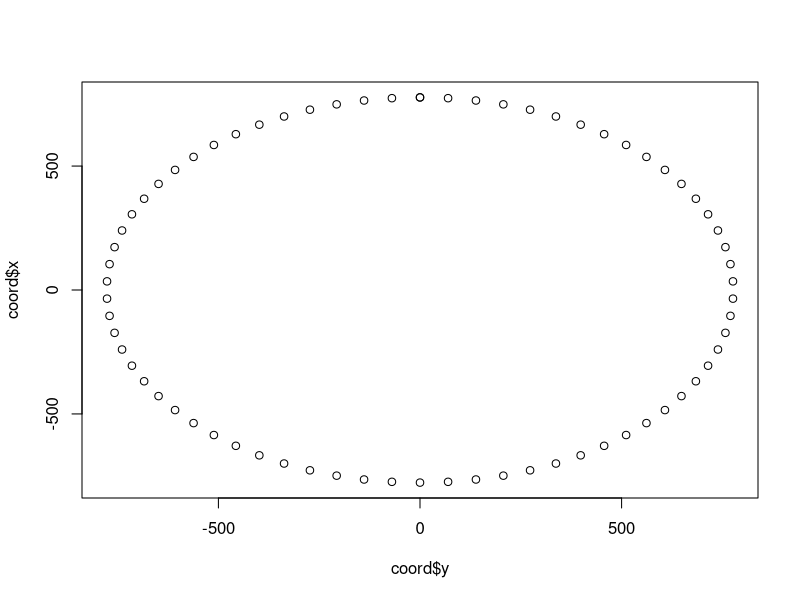

Write R code to recreate this figure. (Note: this script raises an error after producing the figure.)
circ_point <- function(radius, n_points, x_origin = 0, y_origin = 0) {
    seq_angle = seq(360, 0, -360/n_points) # sequence of angles
    seq_angle = seq_angle * (pi/180) # Deg to rad
    x = x_origin + radius * cos(seq_angle)
    y = y_origin + radius * sin(seq_angle)
    
    return(data.frame(x,y))
}

deg2rad <- function(angle){
    angle * pi/180
}

coord <- circ_point(777, 70, 0, 0)

coord$id <- 1:nrow(coord)

plot(coord$y, coord$x)

coord %>% 
    filter(id %in% c(1:18, 54:70)) %>% 
    round() %>% 
    mutate(id = 1:nrow(.)) -> x



x %>% 
    ggplot(aes(x = x, y = y, label = order)) +
    geom_text()

x$order <- as.numeric(clipboard())

colnames(x) <- c("y", "x", "id", "order")







